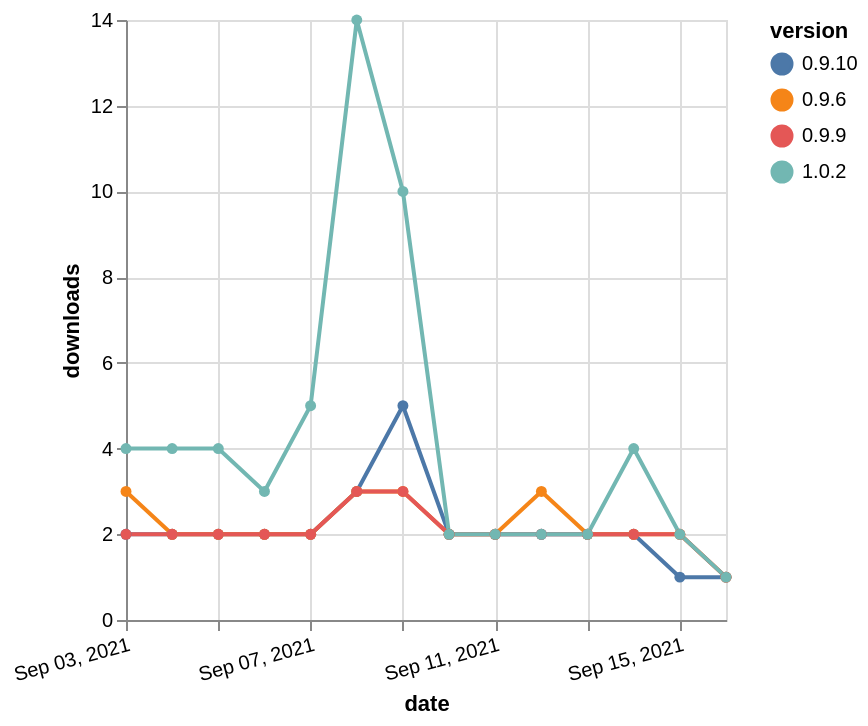

This figure's Vega-Lite source:
### Vega-Lite specification from a JSON file in a GitHub repository (floating-point values rounded to 4 significant figures)
{"$schema": "https://vega.github.io/schema/vega-lite/v5.json", "description": "A simple bar chart with embedded data.", "data": {"values": [{"date": "2021-09-03", "total": 2832, "delta": 2, "version": "0.9.10"}, {"date": "2021-09-04", "total": 2834, "delta": 2, "version": "0.9.10"}, {"date": "2021-09-05", "total": 2836, "delta": 2, "version": "0.9.10"}, {"date": "2021-09-06", "total": 2838, "delta": 2, "version": "0.9.10"}, {"date": "2021-09-07", "total": 2840, "delta": 2, "version": "0.9.10"}, {"date": "2021-09-08", "total": 2843, "delta": 3, "version": "0.9.10"}, {"date": "2021-09-09", "total": 2848, "delta": 5, "version": "0.9.10"}, {"date": "2021-09-10", "total": 2850, "delta": 2, "version": "0.9.10"}, {"date": "2021-09-11", "total": 2852, "delta": 2, "version": "0.9.10"}, {"date": "2021-09-12", "total": 2854, "delta": 2, "version": "0.9.10"}, {"date": "2021-09-13", "total": 2856, "delta": 2, "version": "0.9.10"}, {"date": "2021-09-14", "total": 2858, "delta": 2, "version": "0.9.10"}, {"date": "2021-09-15", "total": 2859, "delta": 1, "version": "0.9.10"}, {"date": "2021-09-16", "total": 2860, "delta": 1, "version": "0.9.10"}, {"date": "2021-09-03", "total": 3390, "delta": 3, "version": "0.9.6"}, {"date": "2021-09-04", "total": 3392, "delta": 2, "version": "0.9.6"}, {"date": "2021-09-05", "total": 3394, "delta": 2, "version": "0.9.6"}, {"date": "2021-09-06", "total": 3396, "delta": 2, "version": "0.9.6"}, {"date": "2021-09-07", "total": 3398, "delta": 2, "version": "0.9.6"}, {"date": "2021-09-08", "total": 3401, "delta": 3, "version": "0.9.6"}, {"date": "2021-09-09", "total": 3404, "delta": 3, "version": "0.9.6"}, {"date": "2021-09-10", "total": 3406, "delta": 2, "version": "0.9.6"}, {"date": "2021-09-11", "total": 3408, "delta": 2, "version": "0.9.6"}, {"date": "2021-09-12", "total": 3411, "delta": 3, "version": "0.9.6"}, {"date": "2021-09-13", "total": 3413, "delta": 2, "version": "0.9.6"}, {"date": "2021-09-14", "total": 3415, "delta": 2, "version": "0.9.6"}, {"date": "2021-09-15", "total": 3417, "delta": 2, "version": "0.9.6"}, {"date": "2021-09-16", "total": 3418, "delta": 1, "version": "0.9.6"}, {"date": "2021-09-03", "total": 2510, "delta": 2, "version": "0.9.9"}, {"date": "2021-09-04", "total": 2512, "delta": 2, "version": "0.9.9"}, {"date": "2021-09-05", "total": 2514, "delta": 2, "version": "0.9.9"}, {"date": "2021-09-06", "total": 2516, "delta": 2, "version": "0.9.9"}, {"date": "2021-09-07", "total": 2518, "delta": 2, "version": "0.9.9"}, {"date": "2021-09-08", "total": 2521, "delta": 3, "version": "0.9.9"}, {"date": "2021-09-09", "total": 2524, "delta": 3, "version": "0.9.9"}, {"date": "2021-09-10", "total": 2526, "delta": 2, "version": "0.9.9"}, {"date": "2021-09-11", "total": 2528, "delta": 2, "version": "0.9.9"}, {"date": "2021-09-12", "total": 2530, "delta": 2, "version": "0.9.9"}, {"date": "2021-09-13", "total": 2532, "delta": 2, "version": "0.9.9"}, {"date": "2021-09-14", "total": 2534, "delta": 2, "version": "0.9.9"}, {"date": "2021-09-15", "total": 2536, "delta": 2, "version": "0.9.9"}, {"date": "2021-09-16", "total": 2537, "delta": 1, "version": "0.9.9"}, {"date": "2021-09-03", "total": 3324, "delta": 4, "version": "1.0.2"}, {"date": "2021-09-04", "total": 3328, "delta": 4, "version": "1.0.2"}, {"date": "2021-09-05", "total": 3332, "delta": 4, "version": "1.0.2"}, {"date": "2021-09-06", "total": 3335, "delta": 3, "version": "1.0.2"}, {"date": "2021-09-07", "total": 3340, "delta": 5, "version": "1.0.2"}, {"date": "2021-09-08", "total": 3354, "delta": 14, "version": "1.0.2"}, {"date": "2021-09-09", "total": 3364, "delta": 10, "version": "1.0.2"}, {"date": "2021-09-10", "total": 3366, "delta": 2, "version": "1.0.2"}, {"date": "2021-09-11", "total": 3368, "delta": 2, "version": "1.0.2"}, {"date": "2021-09-12", "total": 3370, "delta": 2, "version": "1.0.2"}, {"date": "2021-09-13", "total": 3372, "delta": 2, "version": "1.0.2"}, {"date": "2021-09-14", "total": 3376, "delta": 4, "version": "1.0.2"}, {"date": "2021-09-15", "total": 3378, "delta": 2, "version": "1.0.2"}, {"date": "2021-09-16", "total": 3379, "delta": 1, "version": "1.0.2"}]}, "width": "container", "mark": {"type": "line", "point": {"filled": true}}, "encoding": {"x": {"field": "date", "type": "temporal", "timeUnit": "yearmonthdate", "title": "date", "axis": {"labelAngle": -15}}, "y": {"field": "delta", "type": "quantitative", "title": "downloads"}, "color": {"field": "version", "type": "nominal"}, "tooltip": {"field": "delta"}}}
